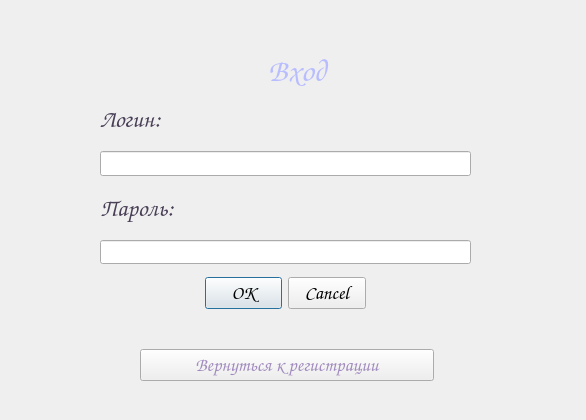
<?xml version="1.0" encoding="UTF-8"?>
<ui version="4.0">
 <class>LogInForm</class>
 <widget class="QWidget" name="LogInForm">
  <property name="geometry">
   <rect>
    <x>0</x>
    <y>0</y>
    <width>586</width>
    <height>420</height>
   </rect>
  </property>
  <property name="font">
   <font>
    <family>.AppleSystemUIFont</family>
   </font>
  </property>
  <property name="windowTitle">
   <string>Form</string>
  </property>
  <widget class="QWidget" name="verticalLayoutWidget">
   <property name="geometry">
    <rect>
     <x>100</x>
     <y>93</y>
     <width>371</width>
     <height>171</height>
    </rect>
   </property>
   <layout class="QVBoxLayout" name="inputLayout">
    <item>
     <widget class="QLabel" name="label">
      <property name="palette">
       <palette>
        <active>
         <colorrole role="WindowText">
          <brush brushstyle="SolidPattern">
           <color alpha="255">
            <red>73</red>
            <green>63</green>
            <blue>86</blue>
           </color>
          </brush>
         </colorrole>
        </active>
        <inactive>
         <colorrole role="WindowText">
          <brush brushstyle="SolidPattern">
           <color alpha="255">
            <red>73</red>
            <green>63</green>
            <blue>86</blue>
           </color>
          </brush>
         </colorrole>
        </inactive>
        <disabled/>
       </palette>
      </property>
      <property name="font">
       <font>
        <family>Comic Sans MS</family>
        <pointsize>18</pointsize>
        <italic>false</italic>
        <bold>false</bold>
       </font>
      </property>
      <property name="styleSheet">
       <string notr="true">font: 18pt &quot;Comic Sans MS&quot;;</string>
      </property>
      <property name="text">
       <string>Логин:</string>
      </property>
     </widget>
    </item>
    <item>
     <widget class="QLineEdit" name="input_login">
      <property name="minimumSize">
       <size>
        <width>0</width>
        <height>21</height>
       </size>
      </property>
      <property name="font">
       <font>
        <family>Century Gothic</family>
       </font>
      </property>
     </widget>
    </item>
    <item>
     <widget class="QLabel" name="label_2">
      <property name="palette">
       <palette>
        <active>
         <colorrole role="WindowText">
          <brush brushstyle="SolidPattern">
           <color alpha="255">
            <red>73</red>
            <green>63</green>
            <blue>86</blue>
           </color>
          </brush>
         </colorrole>
        </active>
        <inactive>
         <colorrole role="WindowText">
          <brush brushstyle="SolidPattern">
           <color alpha="255">
            <red>73</red>
            <green>63</green>
            <blue>86</blue>
           </color>
          </brush>
         </colorrole>
        </inactive>
        <disabled/>
       </palette>
      </property>
      <property name="font">
       <font>
        <family>Comic Sans MS</family>
        <pointsize>18</pointsize>
        <italic>false</italic>
        <bold>false</bold>
       </font>
      </property>
      <property name="styleSheet">
       <string notr="true">font: 18pt &quot;Comic Sans MS&quot;;</string>
      </property>
      <property name="text">
       <string>Пароль:</string>
      </property>
     </widget>
    </item>
    <item>
     <widget class="QLineEdit" name="input_password">
      <property name="font">
       <font>
        <family>Comic Sans MS</family>
       </font>
      </property>
     </widget>
    </item>
   </layout>
  </widget>
  <widget class="QWidget" name="horizontalLayoutWidget">
   <property name="geometry">
    <rect>
     <x>140</x>
     <y>340</y>
     <width>294</width>
     <height>51</height>
    </rect>
   </property>
   <layout class="QHBoxLayout" name="horizontalLayout">
    <item>
     <widget class="QPushButton" name="to_regButton">
      <property name="palette">
       <palette>
        <active>
         <colorrole role="WindowText">
          <brush brushstyle="SolidPattern">
           <color alpha="255">
            <red>170</red>
            <green>113</green>
            <blue>167</blue>
           </color>
          </brush>
         </colorrole>
         <colorrole role="ButtonText">
          <brush brushstyle="SolidPattern">
           <color alpha="255">
            <red>161</red>
            <green>139</green>
            <blue>190</blue>
           </color>
          </brush>
         </colorrole>
         <colorrole role="Highlight">
          <brush brushstyle="SolidPattern">
           <color alpha="255">
            <red>39</red>
            <green>191</green>
            <blue>115</blue>
           </color>
          </brush>
         </colorrole>
        </active>
        <inactive>
         <colorrole role="WindowText">
          <brush brushstyle="SolidPattern">
           <color alpha="255">
            <red>170</red>
            <green>113</green>
            <blue>167</blue>
           </color>
          </brush>
         </colorrole>
         <colorrole role="ButtonText">
          <brush brushstyle="SolidPattern">
           <color alpha="255">
            <red>161</red>
            <green>139</green>
            <blue>190</blue>
           </color>
          </brush>
         </colorrole>
         <colorrole role="Highlight">
          <brush brushstyle="SolidPattern">
           <color alpha="255">
            <red>39</red>
            <green>191</green>
            <blue>115</blue>
           </color>
          </brush>
         </colorrole>
        </inactive>
        <disabled>
         <colorrole role="Highlight">
          <brush brushstyle="SolidPattern">
           <color alpha="255">
            <red>39</red>
            <green>191</green>
            <blue>115</blue>
           </color>
          </brush>
         </colorrole>
        </disabled>
       </palette>
      </property>
      <property name="font">
       <font>
        <family>Comic Sans MS</family>
        <pointsize>14</pointsize>
        <italic>false</italic>
        <bold>false</bold>
       </font>
      </property>
      <property name="cursor">
       <cursorShape>ArrowCursor</cursorShape>
      </property>
      <property name="styleSheet">
       <string notr="true">font: 14pt &quot;Comic Sans MS&quot;;
background-clor: rgb(255, 255, 255);</string>
      </property>
      <property name="text">
       <string>Вернуться к регистрации</string>
      </property>
     </widget>
    </item>
   </layout>
  </widget>
  <widget class="QLabel" name="label_3">
   <property name="geometry">
    <rect>
     <x>240</x>
     <y>40</y>
     <width>101</width>
     <height>61</height>
    </rect>
   </property>
   <property name="palette">
    <palette>
     <active>
      <colorrole role="WindowText">
       <brush brushstyle="SolidPattern">
        <color alpha="255">
         <red>184</red>
         <green>189</green>
         <blue>255</blue>
        </color>
       </brush>
      </colorrole>
      <colorrole role="Text">
       <brush brushstyle="SolidPattern">
        <color alpha="255">
         <red>184</red>
         <green>189</green>
         <blue>255</blue>
        </color>
       </brush>
      </colorrole>
      <colorrole role="ButtonText">
       <brush brushstyle="SolidPattern">
        <color alpha="255">
         <red>184</red>
         <green>189</green>
         <blue>255</blue>
        </color>
       </brush>
      </colorrole>
      <colorrole role="PlaceholderText">
       <brush brushstyle="SolidPattern">
        <color alpha="128">
         <red>184</red>
         <green>189</green>
         <blue>255</blue>
        </color>
       </brush>
      </colorrole>
     </active>
     <inactive>
      <colorrole role="WindowText">
       <brush brushstyle="SolidPattern">
        <color alpha="255">
         <red>184</red>
         <green>189</green>
         <blue>255</blue>
        </color>
       </brush>
      </colorrole>
      <colorrole role="Text">
       <brush brushstyle="SolidPattern">
        <color alpha="255">
         <red>184</red>
         <green>189</green>
         <blue>255</blue>
        </color>
       </brush>
      </colorrole>
      <colorrole role="ButtonText">
       <brush brushstyle="SolidPattern">
        <color alpha="255">
         <red>184</red>
         <green>189</green>
         <blue>255</blue>
        </color>
       </brush>
      </colorrole>
      <colorrole role="PlaceholderText">
       <brush brushstyle="SolidPattern">
        <color alpha="128">
         <red>184</red>
         <green>189</green>
         <blue>255</blue>
        </color>
       </brush>
      </colorrole>
     </inactive>
     <disabled>
      <colorrole role="WindowText">
       <brush brushstyle="SolidPattern">
        <color alpha="255">
         <red>184</red>
         <green>189</green>
         <blue>255</blue>
        </color>
       </brush>
      </colorrole>
      <colorrole role="Text">
       <brush brushstyle="SolidPattern">
        <color alpha="255">
         <red>184</red>
         <green>189</green>
         <blue>255</blue>
        </color>
       </brush>
      </colorrole>
      <colorrole role="ButtonText">
       <brush brushstyle="SolidPattern">
        <color alpha="255">
         <red>184</red>
         <green>189</green>
         <blue>255</blue>
        </color>
       </brush>
      </colorrole>
      <colorrole role="PlaceholderText">
       <brush brushstyle="SolidPattern">
        <color alpha="128">
         <red>184</red>
         <green>189</green>
         <blue>255</blue>
        </color>
       </brush>
      </colorrole>
     </disabled>
    </palette>
   </property>
   <property name="font">
    <font>
     <family>Comic Sans MS</family>
     <pointsize>24</pointsize>
     <italic>false</italic>
     <bold>false</bold>
    </font>
   </property>
   <property name="cursor">
    <cursorShape>ArrowCursor</cursorShape>
   </property>
   <property name="layoutDirection">
    <enum>Qt::LayoutDirection::LeftToRight</enum>
   </property>
   <property name="styleSheet">
    <string notr="true">color: rgb(184, 189, 255);
font: 24pt &quot;Comic Sans MS&quot;;
</string>
   </property>
   <property name="frameShape">
    <enum>QFrame::Shape::NoFrame</enum>
   </property>
   <property name="lineWidth">
    <number>4</number>
   </property>
   <property name="text">
    <string>    Вход</string>
   </property>
   <property name="textFormat">
    <enum>Qt::TextFormat::PlainText</enum>
   </property>
  </widget>
  <widget class="QDialogButtonBox" name="buttonBox">
   <property name="geometry">
    <rect>
     <x>205</x>
     <y>273</y>
     <width>161</width>
     <height>41</height>
    </rect>
   </property>
   <property name="font">
    <font>
     <family>Comic Sans MS</family>
     <pointsize>14</pointsize>
     <italic>false</italic>
     <bold>false</bold>
    </font>
   </property>
   <property name="styleSheet">
    <string notr="true">font: 14pt &quot;Comic Sans MS&quot;;
background-clor: rgb(255, 255, 255);</string>
   </property>
   <property name="standardButtons">
    <set>QDialogButtonBox::StandardButton::Cancel|QDialogButtonBox::StandardButton::Ok</set>
   </property>
  </widget>
 </widget>
 <resources/>
 <connections/>
</ui>
